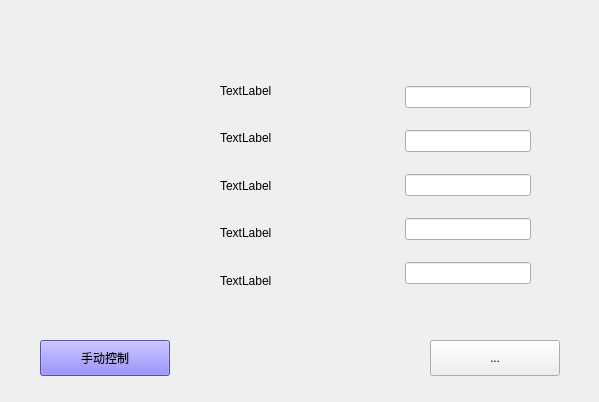
   <widget class="QWidget" name="page6">
    <widget class="QLabel" name="p6Label">
     <property name="geometry">
      <rect>
       <x>0</x>
       <y>0</y>
       <width>590</width>
       <height>393</height>
      </rect>
     </property>
     <property name="text">
      <string/>
     </property>
    </widget>
    <widget class="QToolButton" name="sureTB">
     <property name="geometry">
      <rect>
       <x>430</x>
       <y>340</y>
       <width>130</width>
       <height>36</height>
      </rect>
     </property>
     <property name="text">
      <string>...</string>
     </property>
    </widget>
    <widget class="QWidget" name="layoutWidget">
     <property name="geometry">
      <rect>
       <x>220</x>
       <y>70</y>
       <width>311</width>
       <height>231</height>
      </rect>
     </property>
     <layout class="QHBoxLayout" name="horizontalLayout">
      <item>
       <layout class="QVBoxLayout" name="verticalLayout_2">
        <item>
         <widget class="QLabel" name="sunvalLabel6">
          <property name="text">
           <string>TextLabel</string>
          </property>
         </widget>
        </item>
        <item>
         <widget class="QLabel" name="tempvalLabel6">
          <property name="text">
           <string>TextLabel</string>
          </property>
         </widget>
        </item>
        <item>
         <widget class="QLabel" name="humvalLabel6">
          <property name="text">
           <string>TextLabel</string>
          </property>
         </widget>
        </item>
        <item>
         <widget class="QLabel" name="soiltempvalLabel6">
          <property name="text">
           <string>TextLabel</string>
          </property>
         </widget>
        </item>
        <item>
         <widget class="QLabel" name="soilhumvalLabel6">
          <property name="text">
           <string>TextLabel</string>
          </property>
         </widget>
        </item>
       </layout>
      </item>
      <item>
       <layout class="QVBoxLayout" name="verticalLayout_3">
        <item>
         <spacer name="horizontalSpacer">
          <property name="orientation">
           <enum>Qt::Horizontal</enum>
          </property>
          <property name="sizeHint" stdset="0">
           <size>
            <width>40</width>
            <height>20</height>
           </size>
          </property>
         </spacer>
        </item>
        <item>
         <spacer name="horizontalSpacer_2">
          <property name="orientation">
           <enum>Qt::Horizontal</enum>
          </property>
          <property name="sizeHint" stdset="0">
           <size>
            <width>40</width>
            <height>20</height>
           </size>
          </property>
         </spacer>
        </item>
        <item>
         <spacer name="horizontalSpacer_3">
          <property name="orientation">
           <enum>Qt::Horizontal</enum>
          </property>
          <property name="sizeHint" stdset="0">
           <size>
            <width>40</width>
            <height>20</height>
           </size>
          </property>
         </spacer>
        </item>
        <item>
         <spacer name="horizontalSpacer_4">
          <property name="orientation">
           <enum>Qt::Horizontal</enum>
          </property>
          <property name="sizeHint" stdset="0">
           <size>
            <width>40</width>
            <height>20</height>
           </size>
          </property>
         </spacer>
        </item>
        <item>
         <spacer name="horizontalSpacer_5">
          <property name="orientation">
           <enum>Qt::Horizontal</enum>
          </property>
          <property name="sizeHint" stdset="0">
           <size>
            <width>40</width>
            <height>20</height>
           </size>
          </property>
         </spacer>
        </item>
        <item>
         <spacer name="horizontalSpacer_6">
          <property name="orientation">
           <enum>Qt::Horizontal</enum>
          </property>
          <property name="sizeHint" stdset="0">
           <size>
            <width>40</width>
            <height>20</height>
           </size>
          </property>
         </spacer>
        </item>
       </layout>
      </item>
      <item>
       <layout class="QVBoxLayout" name="verticalLayout">
        <item>
         <widget class="QLineEdit" name="sunLine"/>
        </item>
        <item>
         <widget class="QLineEdit" name="tempLine"/>
        </item>
        <item>
         <widget class="QLineEdit" name="humLine"/>
        </item>
        <item>
         <widget class="QLineEdit" name="soiltempLine"/>
        </item>
        <item>
         <widget class="QLineEdit" name="soilhumLine"/>
        </item>
       </layout>
      </item>
     </layout>
    </widget>
    <widget class="QPushButton" name="Pb_controlMode">
     <property name="geometry">
      <rect>
       <x>40</x>
       <y>340</y>
       <width>130</width>
       <height>36</height>
      </rect>
     </property>
     <property name="palette">
      <palette>
       <active>
        <colorrole role="WindowText">
         <brush brushstyle="SolidPattern">
          <color alpha="255">
           <red>0</red>
           <green>0</green>
           <blue>0</blue>
          </color>
         </brush>
        </colorrole>
        <colorrole role="Button">
         <brush brushstyle="SolidPattern">
          <color alpha="255">
           <red>121</red>
           <green>111</green>
           <blue>237</blue>
          </color>
         </brush>
        </colorrole>
        <colorrole role="Light">
         <brush brushstyle="SolidPattern">
          <color alpha="255">
           <red>223</red>
           <green>220</green>
           <blue>255</blue>
          </color>
         </brush>
        </colorrole>
        <colorrole role="Midlight">
         <brush brushstyle="SolidPattern">
          <color alpha="255">
           <red>172</red>
           <green>165</green>
           <blue>246</blue>
          </color>
         </brush>
        </colorrole>
        <colorrole role="Dark">
         <brush brushstyle="SolidPattern">
          <color alpha="255">
           <red>60</red>
           <green>55</green>
           <blue>118</blue>
          </color>
         </brush>
        </colorrole>
        <colorrole role="Mid">
         <brush brushstyle="SolidPattern">
          <color alpha="255">
           <red>80</red>
           <green>74</green>
           <blue>158</blue>
          </color>
         </brush>
        </colorrole>
        <colorrole role="Text">
         <brush brushstyle="SolidPattern">
          <color alpha="255">
           <red>0</red>
           <green>0</green>
           <blue>0</blue>
          </color>
         </brush>
        </colorrole>
        <colorrole role="BrightText">
         <brush brushstyle="SolidPattern">
          <color alpha="255">
           <red>255</red>
           <green>255</green>
           <blue>255</blue>
          </color>
         </brush>
        </colorrole>
        <colorrole role="ButtonText">
         <brush brushstyle="SolidPattern">
          <color alpha="255">
           <red>0</red>
           <green>0</green>
           <blue>0</blue>
          </color>
         </brush>
        </colorrole>
        <colorrole role="Base">
         <brush brushstyle="SolidPattern">
          <color alpha="255">
           <red>255</red>
           <green>255</green>
           <blue>255</blue>
          </color>
         </brush>
        </colorrole>
        <colorrole role="Window">
         <brush brushstyle="SolidPattern">
          <color alpha="255">
           <red>121</red>
           <green>111</green>
           <blue>237</blue>
          </color>
         </brush>
        </colorrole>
        <colorrole role="Shadow">
         <brush brushstyle="SolidPattern">
          <color alpha="255">
           <red>0</red>
           <green>0</green>
           <blue>0</blue>
          </color>
         </brush>
        </colorrole>
        <colorrole role="AlternateBase">
         <brush brushstyle="SolidPattern">
          <color alpha="255">
           <red>188</red>
           <green>183</green>
           <blue>246</blue>
          </color>
         </brush>
        </colorrole>
        <colorrole role="ToolTipBase">
         <brush brushstyle="SolidPattern">
          <color alpha="255">
           <red>255</red>
           <green>255</green>
           <blue>220</blue>
          </color>
         </brush>
        </colorrole>
        <colorrole role="ToolTipText">
         <brush brushstyle="SolidPattern">
          <color alpha="255">
           <red>0</red>
           <green>0</green>
           <blue>0</blue>
          </color>
         </brush>
        </colorrole>
       </active>
       <inactive>
        <colorrole role="WindowText">
         <brush brushstyle="SolidPattern">
          <color alpha="255">
           <red>0</red>
           <green>0</green>
           <blue>0</blue>
          </color>
         </brush>
        </colorrole>
        <colorrole role="Button">
         <brush brushstyle="SolidPattern">
          <color alpha="255">
           <red>121</red>
           <green>111</green>
           <blue>237</blue>
          </color>
         </brush>
        </colorrole>
        <colorrole role="Light">
         <brush brushstyle="SolidPattern">
          <color alpha="255">
           <red>223</red>
           <green>220</green>
           <blue>255</blue>
          </color>
         </brush>
        </colorrole>
        <colorrole role="Midlight">
         <brush brushstyle="SolidPattern">
          <color alpha="255">
           <red>172</red>
           <green>165</green>
           <blue>246</blue>
          </color>
         </brush>
        </colorrole>
        <colorrole role="Dark">
         <brush brushstyle="SolidPattern">
          <color alpha="255">
           <red>60</red>
           <green>55</green>
           <blue>118</blue>
          </color>
         </brush>
        </colorrole>
        <colorrole role="Mid">
         <brush brushstyle="SolidPattern">
          <color alpha="255">
           <red>80</red>
           <green>74</green>
           <blue>158</blue>
          </color>
         </brush>
        </colorrole>
        <colorrole role="Text">
         <brush brushstyle="SolidPattern">
          <color alpha="255">
           <red>0</red>
           <green>0</green>
           <blue>0</blue>
          </color>
         </brush>
        </colorrole>
        <colorrole role="BrightText">
         <brush brushstyle="SolidPattern">
          <color alpha="255">
           <red>255</red>
           <green>255</green>
           <blue>255</blue>
          </color>
         </brush>
        </colorrole>
        <colorrole role="ButtonText">
         <brush brushstyle="SolidPattern">
          <color alpha="255">
           <red>0</red>
           <green>0</green>
           <blue>0</blue>
          </color>
         </brush>
        </colorrole>
        <colorrole role="Base">
         <brush brushstyle="SolidPattern">
          <color alpha="255">
           <red>255</red>
           <green>255</green>
           <blue>255</blue>
          </color>
         </brush>
        </colorrole>
        <colorrole role="Window">
         <brush brushstyle="SolidPattern">
          <color alpha="255">
           <red>121</red>
           <green>111</green>
           <blue>237</blue>
          </color>
         </brush>
        </colorrole>
        <colorrole role="Shadow">
         <brush brushstyle="SolidPattern">
          <color alpha="255">
           <red>0</red>
           <green>0</green>
           <blue>0</blue>
          </color>
         </brush>
        </colorrole>
        <colorrole role="AlternateBase">
         <brush brushstyle="SolidPattern">
          <color alpha="255">
           <red>188</red>
           <green>183</green>
           <blue>246</blue>
          </color>
         </brush>
        </colorrole>
        <colorrole role="ToolTipBase">
         <brush brushstyle="SolidPattern">
          <color alpha="255">
           <red>255</red>
           <green>255</green>
           <blue>220</blue>
          </color>
         </brush>
        </colorrole>
        <colorrole role="ToolTipText">
         <brush brushstyle="SolidPattern">
          <color alpha="255">
           <red>0</red>
           <green>0</green>
           <blue>0</blue>
          </color>
         </brush>
        </colorrole>
       </inactive>
       <disabled>
        <colorrole role="WindowText">
         <brush brushstyle="SolidPattern">
          <color alpha="255">
           <red>60</red>
           <green>55</green>
           <blue>118</blue>
          </color>
         </brush>
        </colorrole>
        <colorrole role="Button">
         <brush brushstyle="SolidPattern">
          <color alpha="255">
           <red>121</red>
           <green>111</green>
           <blue>237</blue>
          </color>
         </brush>
        </colorrole>
        <colorrole role="Light">
         <brush brushstyle="SolidPattern">
          <color alpha="255">
           <red>223</red>
           <green>220</green>
           <blue>255</blue>
          </color>
         </brush>
        </colorrole>
        <colorrole role="Midlight">
         <brush brushstyle="SolidPattern">
          <color alpha="255">
           <red>172</red>
           <green>165</green>
           <blue>246</blue>
          </color>
         </brush>
        </colorrole>
        <colorrole role="Dark">
         <brush brushstyle="SolidPattern">
          <color alpha="255">
           <red>60</red>
           <green>55</green>
           <blue>118</blue>
          </color>
         </brush>
        </colorrole>
        <colorrole role="Mid">
         <brush brushstyle="SolidPattern">
          <color alpha="255">
           <red>80</red>
           <green>74</green>
           <blue>158</blue>
          </color>
         </brush>
        </colorrole>
        <colorrole role="Text">
         <brush brushstyle="SolidPattern">
          <color alpha="255">
           <red>60</red>
           <green>55</green>
           <blue>118</blue>
          </color>
         </brush>
        </colorrole>
        <colorrole role="BrightText">
         <brush brushstyle="SolidPattern">
          <color alpha="255">
           <red>255</red>
           <green>255</green>
           <blue>255</blue>
          </color>
         </brush>
        </colorrole>
        <colorrole role="ButtonText">
         <brush brushstyle="SolidPattern">
          <color alpha="255">
           <red>60</red>
           <green>55</green>
           <blue>118</blue>
          </color>
         </brush>
        </colorrole>
        <colorrole role="Base">
         <brush brushstyle="SolidPattern">
          <color alpha="255">
           <red>121</red>
           <green>111</green>
           <blue>237</blue>
          </color>
         </brush>
        </colorrole>
        <colorrole role="Window">
         <brush brushstyle="SolidPattern">
          <color alpha="255">
           <red>121</red>
           <green>111</green>
           <blue>237</blue>
          </color>
         </brush>
        </colorrole>
        <colorrole role="Shadow">
         <brush brushstyle="SolidPattern">
          <color alpha="255">
           <red>0</red>
           <green>0</green>
           <blue>0</blue>
          </color>
         </brush>
        </colorrole>
        <colorrole role="AlternateBase">
         <brush brushstyle="SolidPattern">
          <color alpha="255">
           <red>121</red>
           <green>111</green>
           <blue>237</blue>
          </color>
         </brush>
        </colorrole>
        <colorrole role="ToolTipBase">
         <brush brushstyle="SolidPattern">
          <color alpha="255">
           <red>255</red>
           <green>255</green>
           <blue>220</blue>
          </color>
         </brush>
        </colorrole>
        <colorrole role="ToolTipText">
         <brush brushstyle="SolidPattern">
          <color alpha="255">
           <red>0</red>
           <green>0</green>
           <blue>0</blue>
          </color>
         </brush>
        </colorrole>
       </disabled>
      </palette>
     </property>
     <property name="text">
      <string>手动控制</string>
     </property>
    </widget>
   </widget>
